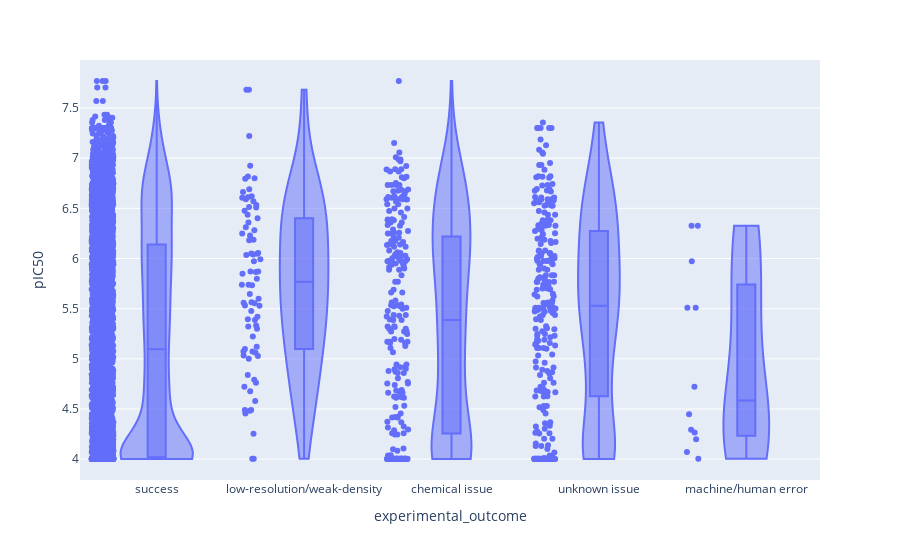

Notebook source saved alongside this figure:
### Code cell
import plotly.express as px

fig = px.violin(soak, x='experimental_outcome', y='pIC50', box=True, points='all')
fig.update_traces(spanmode = 'hard')
fig

### Figure 1 — Plotly figure (JSON) as saved in the notebook; plotly's stock layout.template omitted (floating-point values rounded to 4 significant figures; data arrays with more than 128 entries replaced by an {"elided": "..."} marker saying what was removed)
{"data": [{"alignmentgroup": "True", "box": {"visible": true}, "hovertemplate": "experimental_outcome=%{x}<br>pIC50=%{y}<extra></extra>", "legendgroup": "", "marker": {"color": "#636efa"}, "name": "", "offsetgroup": "", "orientation": "v", "points": "all", "scalegroup": "True", "showlegend": false, "spanmode": "hard", "type": "violin", "x": {"elided": "9313 str values"}, "x0": " ", "xaxis": "x", "y": {"elided": "9313 float values"}, "y0": " ", "yaxis": "y"}], "layout": {"autosize": true, "legend": {"tracegroupgap": 0}, "margin": {"t": 60}, "violinmode": "group", "xaxis": {"anchor": "y", "autorange": true, "domain": [0, 1], "range": [-0.5172, 4.5], "title": {"text": "experimental_outcome"}, "type": "category"}, "yaxis": {"anchor": "x", "autorange": true, "domain": [0, 1], "range": [3.792, 7.979], "title": {"text": "pIC50"}, "type": "linear"}}}
